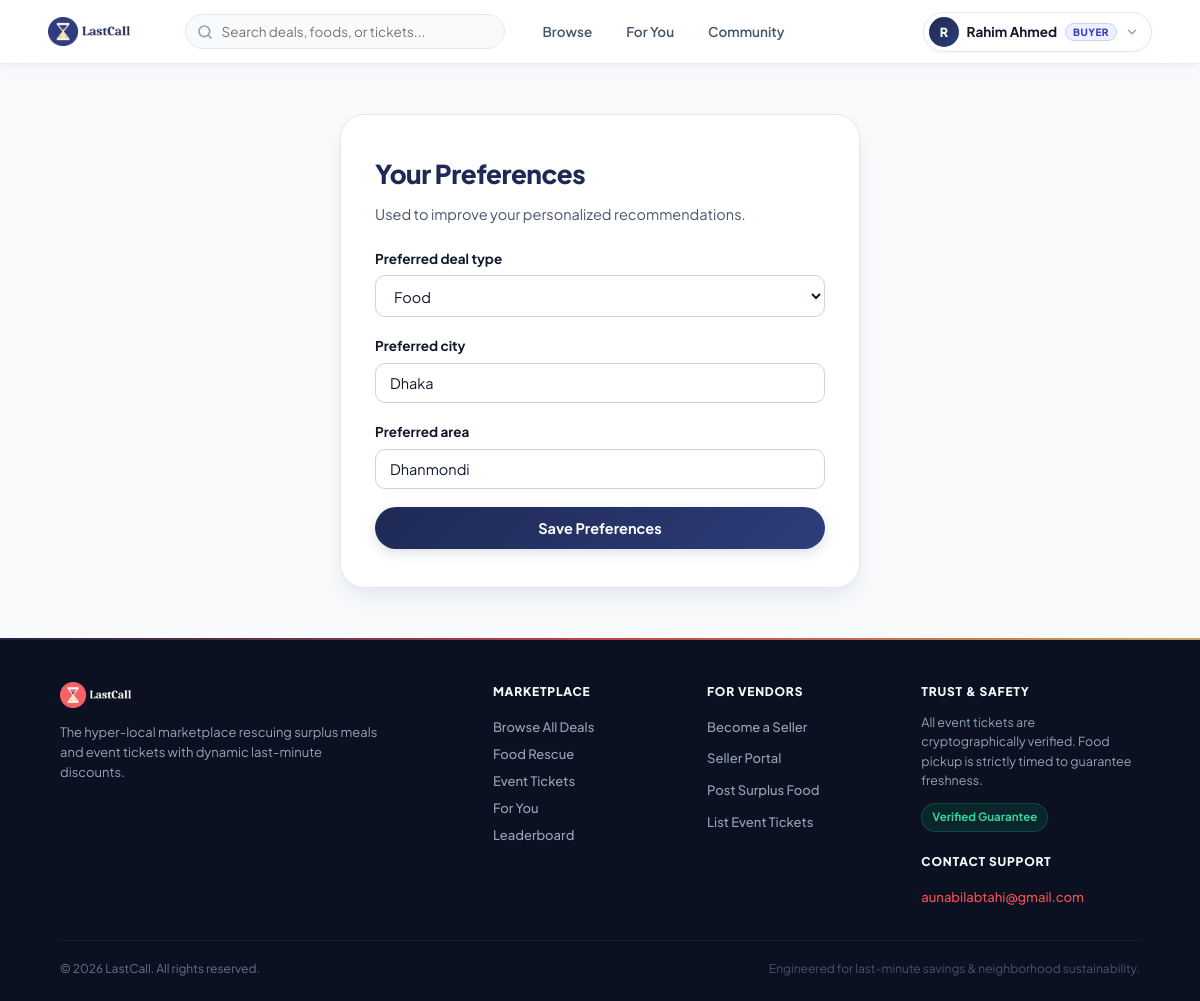
The app's page /preferences.php (signed in) with its own data.
### tables this page shows
CREATE TABLE user_preferences (
    preference_id INT UNSIGNED AUTO_INCREMENT PRIMARY KEY,
    user_id INT UNSIGNED NOT NULL,

    preferred_listing_type ENUM('food', 'ticket') NOT NULL,
    preferred_category VARCHAR(100) NULL,
    preferred_city VARCHAR(100) NULL,
    preferred_area VARCHAR(100) NULL,

    CONSTRAINT fk_preference_user
        FOREIGN KEY (user_id) REFERENCES users(user_id)
        ON DELETE CASCADE
);

### preferences.php (the view, shortened to what this page needs)
<?php
require_once __DIR__ . "/config/database.php";
$uid = (int) $_SESSION["user_id"];
$q = $pdo->prepare("SELECT preferred_listing_type, preferred_city, preferred_area FROM user_preferences WHERE user_id = ? LIMIT 1");
$q->execute([$uid]);
$p = $q->fetch(PDO::FETCH_ASSOC) ?: [];
require_once __DIR__ . "/includes/header.php";
?>
<main class="auth-page">
    <section class="form-card">
        <h1>Your Preferences</h1>
        <p class="form-intro">Used to improve your personalized recommendations.</p>
        <form method="post">
            <div class="form-group">
                <label>Preferred deal type</label>
                <select name="preferred_listing_type">
                    <option value="food" <?= ($p["preferred_listing_type"] ?? "") === "food" ? "selected" : "" ?>>Food</option>
                </select>
            </div>
            <div class="form-group">
                <label>Preferred city</label>
                <input name="preferred_city" value="<?= e($p["preferred_city"] ?? "") ?>" placeholder="e.g. Dhaka">
            </div>
            <div class="form-group">
                <label>Preferred area</label>
                <input name="preferred_area" value="<?= e($p["preferred_area"] ?? "") ?>" placeholder="e.g. Dhanmondi">
            </div>
            <button class="primary-button" type="submit">Save Preferences</button>
        </form>
    </section>
</main>
<?php require_once __DIR__ . "/includes/footer.php"; ?>

### assets/css/style.css (style rules this page uses)
:root { --brand-navy: #1e2954; --brand-navy-dark: #121833; --brand-navy-light: #2c3c78; --brand-navy-tint: #eef2fb; --brand-coral: #f05156; --brand-coral-hover: #dc3c41; --brand-coral-tint: #fef2f2; --brand-coral-border: #fecaca; --brand-gold: #f59e0b; --brand-gold-warm: #f4c96b; --brand-gold-tint: #fffbeb; --brand-gold-border: #fde68a; --brand-emerald: #10b981; --brand-emerald-dark: #059669; --brand-emerald-tint: #ecfdf5; --brand-emerald-border: #a7f3d0; --surface-bg: #f8fafc; --surface-card: #ffffff; --surface-muted: #f1f5f9; --surface-card-hover: #ffffff; --border-subtle: #e2e8f0; --border-medium: #cbd5e1; --border-focus: #1e2954; --text-primary: #0f172a; --text-secondary: #475569; --text-muted: #94a3b8; --text-light: #f8fafc; --font-sans: 'Plus Jakarta Sans', system-ui, -apple-system, BlinkMacSystemFont, 'Segoe UI', Roboto, sans-serif; --font-serif: 'Playfair Display', Georgia, serif; --radius-sm: 6px; --radius-md: 10px; --radius-lg: 16px; --radius-xl: 24px; --radius-full: 9999px; --shadow-sm: 0 1px 3px rgba(15, 23, 42, 0.06); --shadow-md: 0 4px 12px -2px rgba(15, 23, 42, 0.08), 0 2px 6px -2px rgba(15, 23, 42, 0.04); --shadow-lg: 0 12px 24px -4px rgba(30, 41, 84, 0.08), 0 4px 8px -4px rgba(30, 41, 84, 0.04); --shadow-xl: 0 20px 32px -6px rgba(30, 41, 84, 0.12), 0 8px 16px -6px rgba(30, 41, 84, 0.06); --shadow-card-hover: 0 20px 35px -8px rgba(30, 41, 84, 0.14), 0 10px 18px -6px rgba(30, 41, 84, 0.08); --transition-fast: 0.15s ease; --transition-smooth: 0.25s cubic-bezier(0.4, 0, 0.2, 1); }
* { box-sizing: border-box; margin: 0; padding: 0; }
html { scroll-behavior: smooth; }
body { font-family: var(--font-sans); background: var(--surface-bg); color: var(--text-primary); line-height: 1.6; -webkit-font-smoothing: antialiased; -moz-osx-font-smoothing: grayscale; min-height: 100vh; display: flex; flex-direction: column; }
button, input, select, textarea { font-family: inherit; }
.auth-page { display: flex; justify-content: center; align-items: center; padding: 50px 20px; flex: 1; }
.form-card { background: var(--surface-card); border: 1px solid var(--border-subtle); border-radius: var(--radius-xl); box-shadow: var(--shadow-lg); padding: 38px 34px; width: min(520px, 100%); }
.form-card h1 { font-size: 26px; font-weight: 800; color: var(--brand-navy); margin-bottom: 8px; letter-spacing: -0.5px; }
.form-intro { color: var(--text-secondary); font-size: 14.5px; margin-bottom: 22px; }
.form-group { margin-bottom: 18px; }
.form-group label { display: block; font-size: 13.5px; font-weight: 700; color: var(--text-primary); margin-bottom: 6px; }
.form-group input, .form-group select, .form-group textarea { width: 100%; padding: 10px 14px; border: 1px solid var(--border-medium); border-radius: var(--radius-md); font-size: 14.5px; color: var(--text-primary); background: #ffffff; transition: all var(--transition-fast); }
.primary-button, .dashboard-button { display: inline-flex; align-items: center; justify-content: center; padding: 12px 24px; background: linear-gradient(135deg, var(--brand-navy) 0%, #2e3d7a 100%); color: white; border: none; border-radius: var(--radius-full); font-size: 14.5px; font-weight: 700; cursor: pointer; transition: all 0.25s cubic-bezier(0.16, 1, 0.3, 1); text-align: center; width: 100%; box-shadow: 0 4px 12px rgba(30, 41, 84, 0.15); }

### records on screen
user_preferences: preferred_listing_type "Food", preferred_city "Dhaka", preferred_area "Dhanmondi"

### other values on screen
mb_strtoupper(mb_substr($_userName, 0, 1)) "R"
$_userName "Rahim Ahmed"
$_role "BUYER"
